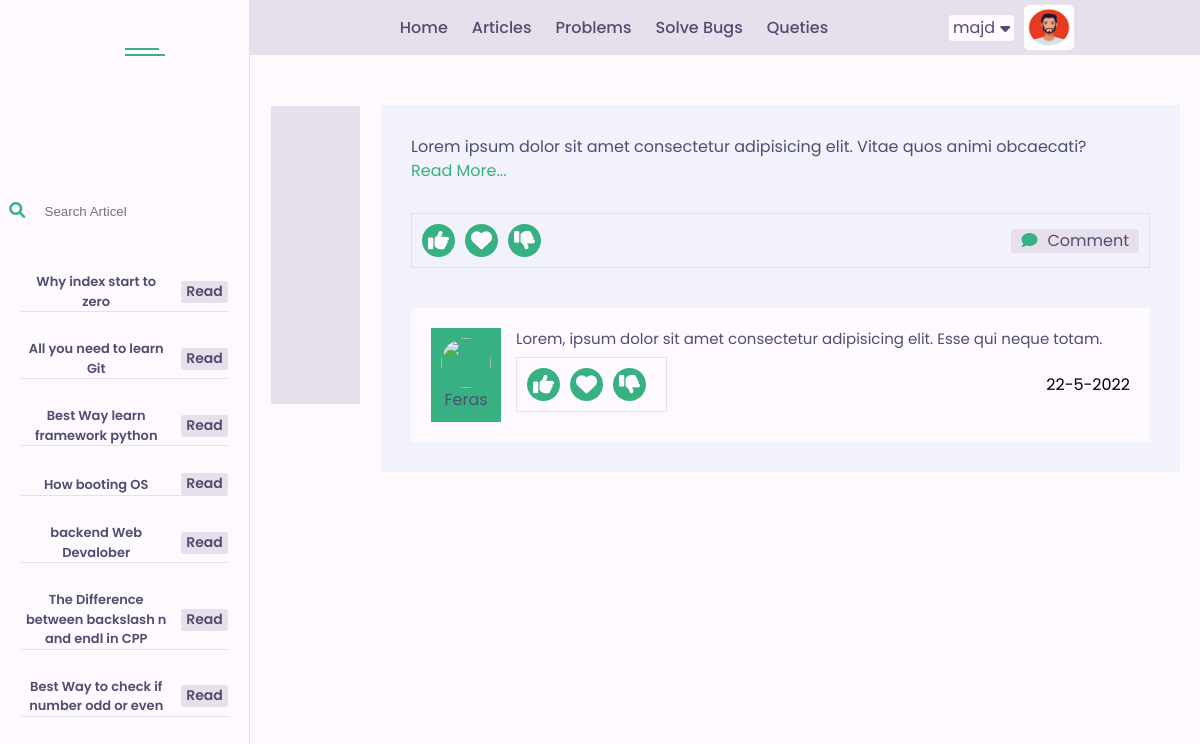
Page /fronend/readArticle.php (signed in) on the committed database.
### tables this page shows
CREATE TABLE `users` (
  `IdUser` int(11) NOT NULL COMMENT 'Identify user number',
  `userName` char(255) NOT NULL,
  `password` varchar(255) NOT NULL,
  `email` varchar(255) NOT NULL,
  `fullName` varchar(255) NOT NULL,
  `aboutYou` varchar(255) NOT NULL,
  `langs` varchar(255) DEFAULT NULL,
  `tools` text DEFAULT NULL,
  `permission` tinyint(11) NOT NULL,
  `age` date NOT NULL,
  `githup` varchar(50) DEFAULT NULL,
  `facebook` varchar(50) DEFAULT NULL,
  `twitter` varchar(50) DEFAULT NULL,
  `linkedin` varchar(50) DEFAULT NULL,
  `website` varchar(255) DEFAULT NULL,
  `nickname` varchar(50) DEFAULT NULL,
  `gender` varchar(6) DEFAULT NULL,
  `location` varchar(60) DEFAULT NULL,
  `education` text DEFAULT NULL,
  `work` text DEFAULT NULL,
  `imageName` varchar(255) DEFAULT NULL,
  `dataRegister` date NOT NULL
);

CREATE TABLE `articles` (
  `IdArticle` int(11) NOT NULL,
  `titleArticle` varchar(255) NOT NULL,
  `content` text NOT NULL,
  `excerpt` varchar(255) NOT NULL,
  `likes` int(11) NOT NULL DEFAULT 0,
  `love` int(11) NOT NULL DEFAULT 0,
  `disLike` int(11) NOT NULL DEFAULT 0,
  `imageName` varchar(255) DEFAULT NULL,
  `IdUser` int(11) NOT NULL,
  `categoryID` int(11) DEFAULT NULL,
  `additionDate` date NOT NULL
);

### commonBetweenBackFront/php/functions.php (called while the page is built, shortened)
        <?php
class Queries {
    public static function FromTable($filed='*', $table, $condition=NULL, $typeFetch = 'fetchAll', $ordered = null, $typeOrders = 'DESC', $limit = NULL) {
        global $db;
        if($ordered === null) {
            $stmt = $db->prepare("SELECT $filed FROM $table $condition $limit");
        } else {
            $stmt = $db->prepare("SELECT $filed FROM $table $condition ORDER BY $ordered $typeOrders $limit");
        }
        $stmt->execute();
        if ($typeFetch === 'fetchAll')
            $requerd = $stmt->fetchAll();
        elseif($typeFetch === 'fetch') {
            $requerd = $stmt->fetch();
        }
        return $requerd;
    }
}

### fronend/readArticle.php (the view, shortened to what this page needs)
<?php
    include ("init.php");
    function PrintDefoultTitle() {
        $titles = Queries::FromTable("titleArticle", "articles", "", "fetchAll", "additionDate", 'ASC', "LIMIT 7" );
        foreach($titles as $title) {
            ?>
                <li><span><?php echo $title['titleArticle'] ?></span><a href="readArticle.php?<?php echo str_replace(" ", "-", $title['titleArticle']) ?>">Read</a></li>
            <?php
        }
    }
    function StructAside() {
        ?>
            <aside id="" class="aside-articles">
                <nav class="contanier-articles">
                    <ul id="links-media" class="search-feild">
                        <i class="fa-solid fa-magnifying-glass"></i>
                        <input
                            type="search"
                            name="selectarticle"
                            id="search-art"
                            description="serach name article name feild"
                            placeholder="Search Articel">
                    </ul>
                    <ul class="title-article" id="contaniert-art-tit">
                        <?php PrintDefoultTitle(); ?>
                    </ul>
                </nav>
            </aside>
        <?php
    }
    function Showcomment () {
        ?>
            <div class="comments background">
                <div class="comment">
                    <div class="info-writer">
                        <img src="../../commonBetweenBackFront/images/imagesProject/defaultImg.jpg" alt="">
                        <span class="name-user"><a href="">Feras</a></span>
                    </div>
                    <div class="containet-comment">
                        <div class="comment-p">Lorem, ipsum dolor sit amet consectetur adipisicing elit. Esse qui neque totam.</div>
                        <div class="options">
                            <div class="reacts">
                                <div class="smile">
                                    <span class="react like" id="like-btn"><i class="fa fa-thumbs-up"></i></span>
                                    <span class="react love" id="love-btn"><i class="fa fa-heart"></i></span>
                                    <span class="react disloke" id="dislike-btn"><i class="fa fa-thumbs-down"></i></span>
                                </div>
                            </div>
                            <div class="date">22-5-2022</div>
                        </div>
                    </div>
                </div>
            </div>
        <?php
    }
    function article() {
        ?>
            <div class="background constanier-article">
                <h4 class="background title"><?php echo str_replace("-", " ",  array_key_first($_GET)) ?></h4>
                <div class="background continet-art">
                    <div class="art-img"><img src="../../commonBetweenBackFront/images/imagesProject/defaultImg.jpg" alt=""></div>
                    <div class="art-box">
                        <div class="contanier-p">
                            <div class="befor-read-more">
                                Lorem ipsum dolor sit amet consectetur adipisicing elit. Vitae quos animi obcaecati?
                            </div>
                            <span id="re-mo">Read More...</span>
                        </div>
                        <div class="options">
                            <div class="reacts">
                                <div class="smile">
                                    <span class="react like" id="like-btn"><i class="fa fa-thumbs-up"></i></span>
                                    <span class="react love" id="love-btn"><i class="fa fa-heart"></i></span>
                                    <span class="react disloke" id="dislike-btn"><i class="fa fa-thumbs-down"></i></span>
                                </div>
                                <div class="add-comm-btn" id="share-comm"><i class="fa-solid fa-comment"></i><span class="comm">Comment</span></div>
                            </div>
                        </div>
                            <?php Showcomment() ?>
                    </div>
                </div>
            </div>
        <?php
    }
        StructAside();
        article();
    ?> <script src="layout/js/article.js"></script> <script src="layout/js/readArticle.js"></script> <?php
    include ($tpl . "footer.php");

### commonBetweenBackFront/php/images.php (shortened to what this page needs)
<?php
    class ShowImage {
        public static function SetImg($path, $nameImg, $class = NULL ) {
            global $commfilesImags;
            if ( ! empty ($nameImg)) {
                ?> <img src="<?php echo $path . $nameImg ?>" alt="Image" class="<?php echo $class ?>"> <?php
            } else {
                ?>  <img src="<?php echo $commfilesImags ?>/imagesProject/defaultImg.jpg" alt="Image" class="<?php echo $class ?>"> <?php
            }
        }
    }

### fronend/layout/css/color-1.css (style rules this page uses)
:root { --skin-color: #37b182; --bg-skin-color: #66ccaa; }

### rows in the picture
users: imageName (picture)
articles: titleArticle "Why index start to zero"
articles: titleArticle "All you need to learn Git"
articles: titleArticle "Best Way learn framework python"
articles: titleArticle "How booting OS"
articles: titleArticle "backend Web Devalober"
articles: titleArticle "The Difference between backslash n and endl in CPP"
articles: titleArticle "Best Way to check if number odd or even"
